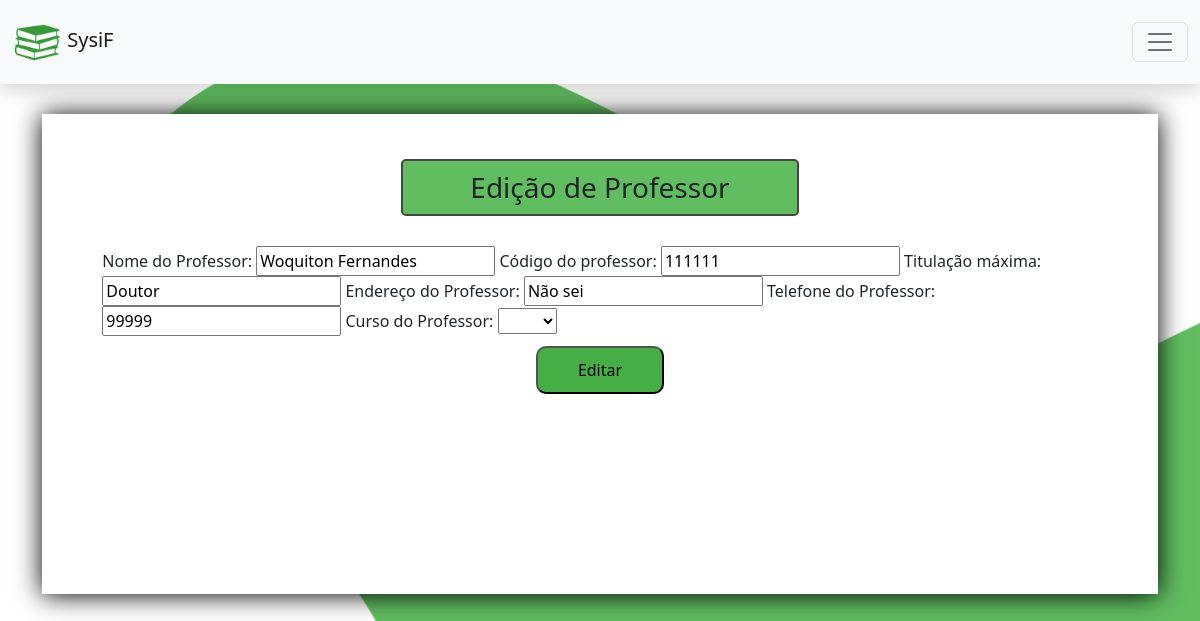
/professor/editar/121, run on the app's committed database.
### professor/models.py (models this page shows, shortened)
class Pessoa(models.Model):
    nome = models.CharField('Nome', max_length=100)
    endereco = models.CharField('Endereço', max_length=250)
    telefone = models.CharField('Telefone', max_length=250)
    class Meta:
        verbose_name = 'Pessoa'
        ordering = ['nome']

class Professor(Pessoa):
    id_curso = models.ForeignKey(Curso, on_delete=models.CASCADE) #Durval - passando a chave estangeira da classe (tabela) curso
    cod_professor = models.CharField('Codigo', max_length=250)
    titulacaoMax = models.CharField('Titulação Máxima', max_length=250)
    class Meta:
        verbose_name = 'Professore'
        ordering = ['nome']
    def editar(request, id):
        professor = get_object_or_404(Professor, id=id)
        context = {}
        context['is_not_edited'] = True
        if request.method == 'POST':
            form = FormCadastrarProfessor(request.POST)
            if form.is_valid():
                context['is_valid'] = True
                nome = request.POST['nome']
                cod_professor = request.POST['cod_professor']
                titulacaoMax = request.POST['titulacaoMax']
                endereco = request.POST['endereco']
                telefone = request.POST['telefone']
                id_curso = request.POST['id_curso']
                edita_professor = Professor.objects.filter(id=id)
                edita_professor.update(nome=nome,
                            cod_professor=cod_professor,
                            titulacaoMax=titulacaoMax,
                            endereco=endereco,
                            telefone=telefone,
                            id_curso=id_curso)
                form = FormCadastrarProfessor()
                context['is_not_edited'] = False
        else:
            form = FormCadastrarProfessor()
            form.initial['nome'] = professor.nome
            form.initial['cod_professor'] = professor.cod_professor
            form.initial['titulacaoMax'] = professor.titulacaoMax
            form.initial['endereco'] = professor.endereco
            form.initial['telefone'] = professor.telefone
            form.initial['id_curso'] = professor.id_curso
        context['form'] = form
        context['id'] = id
        return (context)

### professor/views.py (the view)
# urls.py: path('editar/<int:id>', views.editar_aluno, name='editar'),
def editar(request, id):
    context = Professor.editar(request, id) #Luis - funcao sendo chamada do models 'professor' para editar professor
    return render(request, 'editar_professor.html', context)

### professor/forms.py
class FormCadastrarProfessor(forms.Form):
    all_cursos = Curso.objects.all().values_list('id', 'nome_curso')
    cursos_choice = [('', '')]
    for i in all_cursos:
        cursos_choice.append(i)
    nome = forms.CharField(label='Nome do Professor', widget=forms.TextInput)
    cod_professor = forms.CharField(label='Código do professor', widget=forms.TextInput)
    titulacaoMax = forms.CharField(label='Titulação máxima', widget=forms.TextInput)
    endereco = forms.CharField(label='Endereço do Professor', widget=forms.TextInput)
    telefone = forms.CharField(label='Telefone do Professor', widget=forms.TextInput)
    id_curso = forms.ChoiceField(label='Curso do Professor', choices=cursos_choice, widget=forms.Select()) #Durval - esse é um campo onde o usuario irá escolher um curso para atrelar ao professor

### curso/models.py (called while the page is built)
    def __str__(self):
        return self.nome_curso

### professor/templates/editar_professor.html (shortened to what this page needs)
{% extends 'base.html' %}
{% load static %}
{% load bootstrap %}
{% block content %}
    {% if is_not_edited == True %}
    <div class="form-title box">
        <h3>Edição de Professor</h3>
    </div>
    <form action="{% url 'professor:editar' id %}" method="post">
            {{ form|bootstrap }}
        <div class="button-div">
            <button type="submit" class="button-input" > Editar</button>
        </div>
    </form>
    {% endif %}
{% endblock %}

### main/static/css/style.css (style rules this page uses)
body { background: rgb(255, 255, 255) url("../img/background.png") no-repeat left top; background-size: 1800px; }
.form-title { display: grid; margin: 20px; }
.form-title h3 { margin: auto; }
.button-div { margin-top: 10px; display: grid; }
.button-input { border-radius: 10px; background-color:rgb(69, 175, 69); padding: 10px 40px; margin: auto; }
.box { border: 2px solid rgb(71, 70, 70); border-radius: 5px; padding: 10px; width: 40%; margin: 30px auto; background-color:rgb(96, 190, 96); }

### data on the page
Pessoa: nome "Woquiton Fernandes", endereco "Não sei", telefone "99999"
Professor: cod_professor "111111", titulacaoMax "Doutor"
